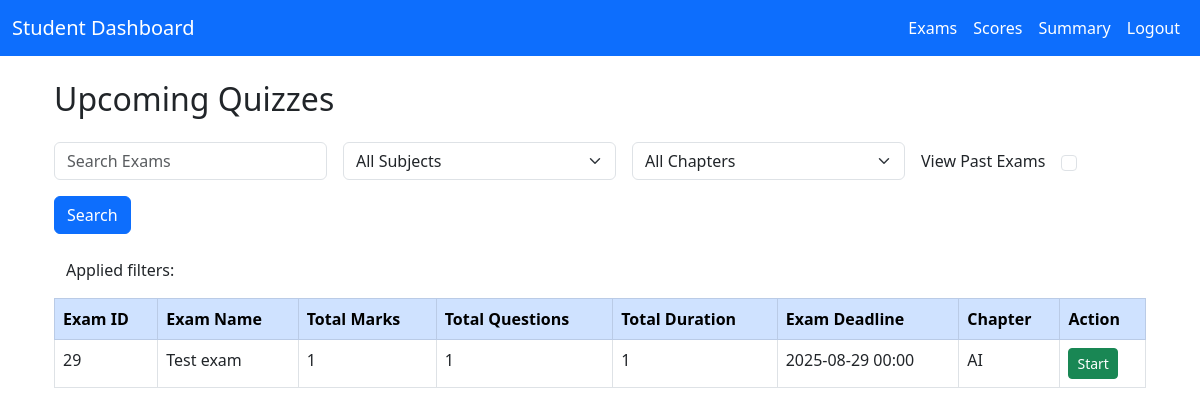
/student/1/dashboard, run on the app's committed database.
### app/models.py (models this page shows)
class Exam(db.Model):
    ExamID = db.Column(db.Integer, primary_key=True, autoincrement=True)
    ExamName = db.Column(db.String(100), nullable=False)
    TotalMarks = db.Column(db.Integer, nullable=False)
    TotalQuestions = db.Column(db.Integer, nullable=False)
    TotalDuration = db.Column(db.Integer, nullable=False)
    ExamDate = db.Column(db.DateTime, nullable=False)
    ChapterID = db.Column(db.Integer, db.ForeignKey('chapter.ChapterID', ondelete="CASCADE"), nullable=False)
    questions = db.relationship('Question', backref='exam', lazy=True, cascade="all, delete-orphan")
    attempts = db.relationship('Attempt', backref='exam', lazy=True, cascade="all, delete-orphan")
    chapter = db.relationship('Chapter', backref='exams', lazy=True)

class Chapter(db.Model):
    ChapterID = db.Column(db.Integer, primary_key=True, autoincrement=True)
    SubjectID = db.Column(db.Integer, db.ForeignKey('subject.SubjectID', ondelete="CASCADE"), nullable=False)
    ChapterName = db.Column(db.String(100), nullable=False)
    Description = db.Column(db.String(255), nullable=True, default="Null")

### app/student/routes.py (the view)
@student_bp.route('/<student_id>/dashboard',methods = ['POST','GET'])
def dashboard(student_id):
    search_query = request.form.get('search_query', '').strip()
    selected_subject = request.form.get('subject')
    selected_chapter = request.form.get('chapter')
    view_past_exam = request.form.get('past')
    filters = []
    filtered_chapter = ""
    filtered_subject = ""
    if Subject.query.get(selected_subject):
        filtered_subject = str(Subject.query.get(selected_subject).SubjectName)
    if Chapter.query.get(selected_chapter):
        filtered_chapter = str(Chapter.query.get(selected_chapter).ChapterName)
    filters = [str(search_query),filtered_subject,filtered_chapter]
    print(filters)
    subjects = Subject.query.all()
    chapters = Chapter.query.all()
    query = Exam.query
    if search_query:
        query = query.filter(Exam.ExamName.ilike(f"%{search_query}%"))
    if selected_subject and selected_subject != "All":
        chapter_ids = [chap.ChapterID for chap in Chapter.query.filter_by(SubjectID=selected_subject).all()]
        query = query.filter(Exam.ChapterID.in_(chapter_ids))
    if selected_chapter and selected_chapter != "All":
        query = query.filter(Exam.ChapterID == selected_chapter)
    if not view_past_exam:
        exams = query.filter(func.date(Exam.ExamDate) >= datetime.now().date()) \
             .order_by(Exam.ExamDate.asc()) \
             .all()
    else:
        exams = query.order_by(Exam.ExamDate.asc()).all()
    return render_template('/student/dashboard.html', exams=exams, subjects=subjects, chapters=chapters, student_id = student_id , filters = filters)

### app/templates/student/dashboard.html (shortened to what this page needs)
{% extends "base.html" %}
{% block navbar %}
  {% include "student/navbar.html" %}
{% endblock %}
{% block content %}
<div class="container mt-4">
  <h2 class="mb-4">Upcoming Quizzes</h2>
  <form method="POST" class="d-flex flex-wrap gap-3 align-items-center">
    <input type="text" name="search_query" class="form-control w-25" placeholder="Search Exams">
    <select name="subject" class="form-select w-25">
      <option value="All">All Subjects</option>
    </select>
    <select name="chapter" class="form-select w-25">
      <option value="All">All Chapters</option>
    </select>
    <label>View Past Exams</label>
    <input type="checkbox" name="past" class="form-check-input" {% if request.form.get('past') %}checked{% endif %}>
    <button type="submit" class="btn btn-primary">Search</button>
  </form>
  <div class="container mt-4">
      Applied filters:
  </div>
  <table class="table table-bordered mt-3">
    <thead class="table-primary">
      <tr>
        <th>Exam ID</th>
        <th>Exam Name</th>
        <th>Total Marks</th>
        <th>Total Questions</th>
        <th>Total Duration</th>
        <th>Exam Deadline</th>
        <th>Chapter</th>
        <th>Action</th>
      </tr>
    </thead>
    <tbody>
      {% for exam in exams %}
      <tr>
        <td>{{ exam.ExamID }}</td>
        <td>{{ exam.ExamName }}</td>
        <td>{{ exam.TotalMarks }}</td>
        <td>{{ exam.TotalQuestions }}</td>
        <td>{{ exam.TotalDuration }}</td>
        <td>{{ exam.ExamDate.strftime('%Y-%m-%d %H:%M') }}</td>
        <td>{{ exam.chapter.ChapterName }}</td>
        <td>
          <a href="{{url_for('student.exam_start',student_id = student_id, exam_id = exam.ExamID)}}" class="btn btn-success btn-sm">Start</a>
        </td>
      </tr>
      {% endfor %}
    </tbody>
  </table>
</div>
{% endblock %}

### data on the page
Exam: ExamID "29", ExamName "Test exam", TotalMarks "1", TotalQuestions "1", TotalDuration "1", ExamDate "2025-08-29 00:00", chapter.ChapterName "AI"
